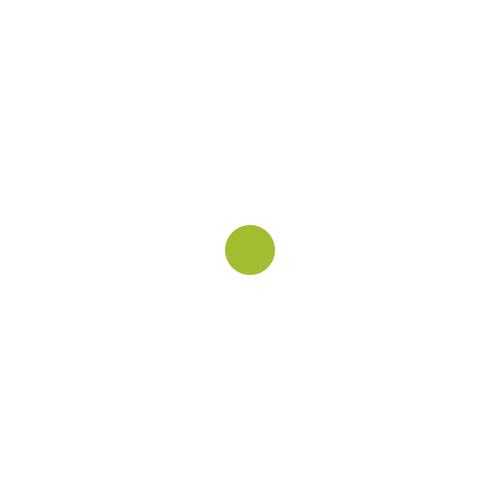
Frame 1 (no input)
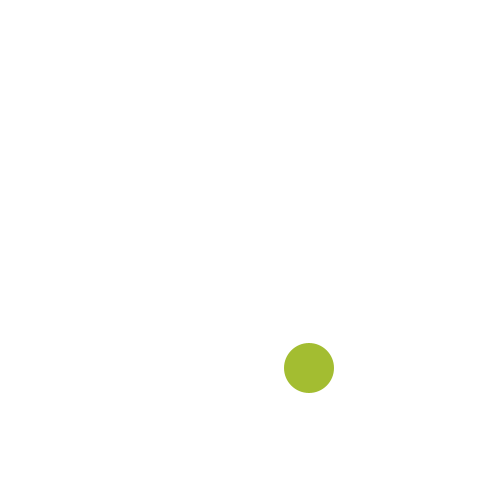
Frame 60 (the mouse pressed at the canvas centre just before this capture)
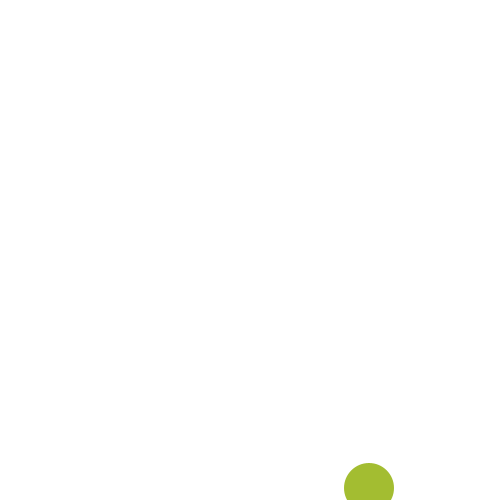
Frame 120 (the mouse held since frame 60 and released just before this capture)

The Processing sketch that drew these frames (run headless with seeded random() and noise(); from frame 60 on, the mouse is pressed at the canvas centre):

// Processing sketch: manuelas04e00
// ── manuelas04e00.pde
//un elemento que rebote por el canvas y aumente y disminuya constantemente su tamaño en funcion del teclado

int x,y, velx, vely, x1, y1, t;
color v;

void setup() {
  size(500, 500);
  x = width/2;
  x1 = 50;
  y = height/2;
  y1 = 50;
  v = color(163,189,49);
  velx = 1;
  vely = 2;
}

void draw() {
  background (255, 255, 255);
  noStroke();
  fill (v);
  ellipse (x, y, x1, y1);
  y += vely;
  x += velx;
  x1 += t;
  y1 += t;
  
  if (x > 500 || x < 1) {
  velx *=-1;
  }
  if (y > 500 || y < 1) {
    vely *=-1;
  }
  if (x1 < 0) {
    x1 = 0;
  }
  if (y1 < 0) {
    y1 = 0;
  }
} 

void keyPressed() {
  if(key == 'q') {
    t = 1;
  }
  if(key == 's') {
    t =-1;
  }
}
